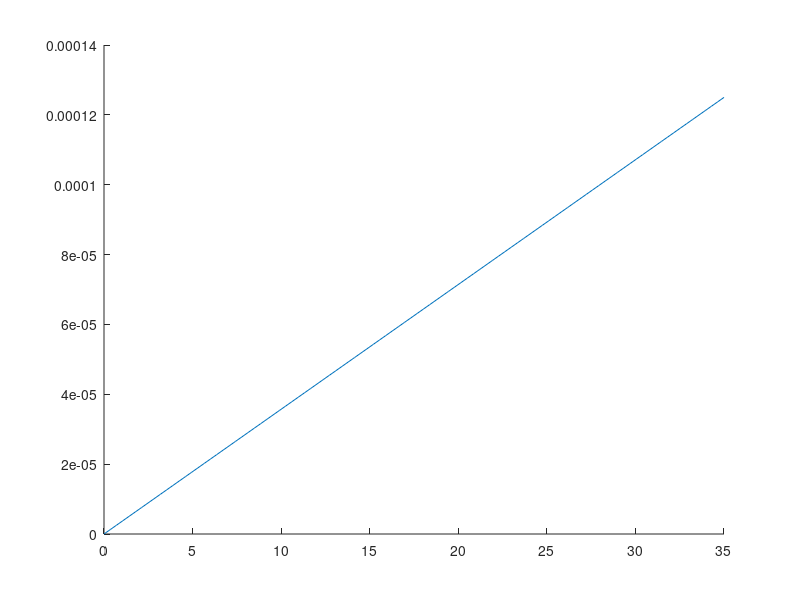

Write the MATLAB code that produced this figure. (Note: this script raises an error after producing the figure.)
% Determinons la durée d'un pulse selon la frequence comparons 
% 
fc= 100e3;
f = linspace(fc/100,10*fc,1000); Nf = length(f);
% df = f(2)-f(1);
% dt = 1/(df*Nf);
% t = 0:dt:1/df/100;
t = linspace(0,100*10^-6,10000);
w = 2*pi*f;
alpha = pi*fc;
t0 = 0.2e-4;
beta = t0;
% RF = ricker_freq(w,alpha,beta);
% RT = ricker_temporel(t,alpha,beta);
% % plot du ricker
% figure
% subplot(1,2,1)
% plot(f,abs(RF))
% subplot(1,2,2)
% plot(t*10^6,(RT))
% 
% % plot de la gaussienne
% N_sigma = 3;
% sigmaf  = fc/N_sigma;
% sigmat = 1/2/pi/sigmaf;
% A = cos(2*pi*fc*(t-t0)).*exp(-(t-t0).^2/2/sigmat^2);
% figure;
% plot(t*10^6,(RT),DisplayName="Ricker",LineWidth=3)
% hold on
% plot(t*10^6,A,DisplayName="Gaussienne",LineWidth=3)
% xlabel("t en micro secondes")
% title("f = "+fc/10^3 + " kHz")
% legend;
% set(gca,fontsize=18)

%%  Trajet en configuration radargram
vp = 2800;
vs = 1400;
vr = 0.91*vs;
% 1er figure 
L = 35e-2;
delta_x = linspace(0,L);
% d pour trajet direct 
%   p pour onde p
%   R pour onde R
t_d_p = delta_x/vp; % trajet direct onde P.
t_d_r = delta_x/vr; % trajet direct onde R
t_d_s = delta_x/vs; % trajet direct onde S
% r1d reflexion sur la meme ligne 
t_r1d_p  = L/vp+0*delta_x;
t_r1d_r  = L/vr+0*delta_x;
% reflexion au bord
t_rb_p = sqrt(delta_x.^2+L^2)/vp;
t_rb_r = sqrt(delta_x.^2+L^2)/vr;

%% Different plot pour répondre a différente questions
x_fill = [delta_x, fliplr(delta_x)]*1e2; % X avance puis revient à 0
%%%%%%%%%% PARAMETRE IMPORTANT DURE DU PULSE SELON LA FREQUENCE
%%%%%%%%%%%%%%%%%%%%%%%%%%%%%%%%%%%%%%%%%%%%%%%%%%%%%%%%%%%%%
if fc==100e3
    ecart = 24e-6;% duree du pulse pour f=100 kHz
else
    ecart = 11e-6;% si f= 200 kHz 
end
figure;
plot(delta_x*1e2,t_d_p,LineWidth=2,DisplayName="P direct");
% on rempli une zone pour materialiser la durée du pulse
y_fill = [(t_d_p + ecart), fliplr(t_d_p - ecart)]; % Y supérieur puis Y inférieur
hold on;
% Remplissage de la zone
fill(x_fill, y_fill, 'b', ...      % 'b' pour bleu
    'FaceAlpha', 0.3, ...          % Transparence (0 = invisible, 1 = opaque)
    'EdgeColor', 'none', ...
    'HandleVisibility', 'off');          % Supprime le contour du polygone
plot(delta_x*1e2,t_d_r,LineWidth=2,DisplayName="R direct");
% idem zone
y_fill = [(t_d_r + ecart), fliplr(t_d_r - ecart)]; % Y supérieur puis Y inférieur
% Remplissage de la zone
fill(x_fill, y_fill, 'r', ...      % 'b' pour bleu
    'FaceAlpha', 0.3, ...          % Transparence (0 = invisible, 1 = opaque)
    'EdgeColor', 'none', ...
    'HandleVisibility', 'off');          % Supprime le contour du polygone

plot(delta_x*1e2,t_d_s,LineWidth=2,DisplayName="S direct");
y_fill = [(t_d_s + ecart), fliplr(t_d_s - ecart)]; % Y supérieur puis Y inférieur
% Remplissage de la zone
fill(x_fill, y_fill, 'yellow', ...      % 'b' pour bleu
    'FaceAlpha', 0.3, ...          % Transparence (0 = invisible, 1 = opaque)
    'EdgeColor', 'none', ...
    'HandleVisibility', 'off');          % Supprime le contour du polygone

legend;
xlabel("delta x [cm]")
set(gca,fontsize=18)
title("Quel distance pour diférencier P de R")

%% Onde P VS onde P parasite

figure;
% deja l onde P direct 
plot(delta_x*1e2,t_d_p,LineWidth=2,DisplayName="P direct");
hold on;
% les ondes p 
% on rempli une zone pour materialiser la durée du pulse
y_fill = [(t_d_p + ecart), fliplr(t_d_p - ecart)]; % Y supérieur puis Y inférieur
fill(x_fill, y_fill, 'b','FaceAlpha', 0.3, 'EdgeColor', 'none','HandleVisibility', 'off'); 
% la reflexion au bords onde P
plot(delta_x*1e2,t_rb_p,LineWidth=2,DisplayName="P au bord");
y_fill = [(t_rb_p + ecart), fliplr(t_rb_p - ecart)]; % Y supérieur puis Y inférieur
fill(x_fill, y_fill, 'r','FaceAlpha', 0.3, 'EdgeColor', 'none','HandleVisibility', 'off'); 
% la reflexion 1D
plot(delta_x*1e2,t_r1d_p,LineWidth=2,DisplayName="P 1D");
y_fill = [(t_r1d_p + ecart), fliplr(t_r1d_p - ecart)]; % Y supérieur puis Y inférieur
fill(x_fill, y_fill, 'yellow','FaceAlpha', 0.3, 'EdgeColor', 'none','HandleVisibility', 'off'); 
%---------------
% les ondes R
% on rempli une zone pour materialiser la durée du pulse
plot(delta_x*1e2,t_d_r,LineWidth=2,DisplayName="R direct");
y_fill = [(t_d_r + ecart), fliplr(t_d_r - ecart)]; % Y supérieur puis Y inférieur
fill(x_fill, y_fill, [0.5 0 0.5],'FaceAlpha', 0.3, 'EdgeColor', 'none','HandleVisibility', 'off'); 
% % la reflexion au bords onde S
plot(delta_x*1e2,t_rb_r,LineWidth=2,DisplayName="R au bord");
y_fill = [(t_rb_r + ecart), fliplr(t_rb_r - ecart)]; % Y supérieur puis Y inférieur
fill(x_fill, y_fill, 'g','FaceAlpha', 0.3, 'EdgeColor', 'none','HandleVisibility', 'off'); 
% % la reflexion 1D
% plot(delta_x*1e2,t_r1d_p,LineWidth=2,DisplayName="P 1D");
% y_fill = [(t_r1d_p + ecart), fliplr(t_r1d_p - ecart)]; % Y supérieur puis Y inférieur
% fill(x_fill, y_fill, 'yellow','FaceAlpha', 0.3, 'EdgeColor', 'none','HandleVisibility', 'off'); 


legend;
title("Onde directe VS parasites (sans changement de mode) pour L ="+ L*100 + " cm")
set(gca,fontsize=18)

%% --------------- On regarde que le bas
% INDEPENDANT DE CE QU IL Y A PLUS HAUT OU PRESQUE
% On fixe un delta x raisonable avec le raisonement précédent
disp("cette partie est independante")
vp = 2800;
vs = 1400;
vr = 0.91*vs;
%ecart = 24e-6;% duree du pulse pour f=100 kHz
ecart = 11e-6;% si f= 200 kHz 
dx = 5e-2; % 10 cm
%L = 50e-2;
e = linspace(0,50e-2,100);% differentes epaisseurs 
x_fill = [e, fliplr(e)]*1e2; % X avance puis revient à 0

% trajet direct 
tp_d = e*0 + dx/vp;
tr_d = e*0 + dx/vr;
% une reflexion en bas la plus rapide
tp_rb = sqrt(4*e.^2+dx^2)/vp;



figure;
hold on;
% la reflexion en bas la plus rapide
plot(e*1e2,tp_rb,DisplayName="Onde P reflexion la plus rapide");
y_fill = [(tp_rb + ecart), fliplr(tp_rb - ecart)]; % Y supérieur puis Y inférieur
fill(x_fill, y_fill, 'r','FaceAlpha', 0.3, 'EdgeColor', 'none','HandleVisibility', 'off'); 
legend
plot(e*1e2,tp_d,DisplayName="Onde P directe"); hold on
y_fill = [(tp_d + ecart), fliplr(tp_d - ecart)]; % Y supérieur puis Y inférieur
fill(x_fill, y_fill, 'b','FaceAlpha', 0.3, 'EdgeColor', 'none','HandleVisibility', 'off'); 
% l onde de reyleigh
plot(e*1e2,tr_d,'g',DisplayName="Onde R+S directe"); hold on
y_fill = [(tr_d + ecart), fliplr(tr_d - ecart)]; % Y supérieur puis Y inférieur
fill(x_fill, y_fill, 'g','FaceAlpha', 0.3, 'EdgeColor', 'none','HandleVisibility', 'off'); 

xlabel("epaisseur")
ylabel("temps de premier arrivée au detecteur")
%plot(e,tr_d,DisplayName="Onde R directe")
